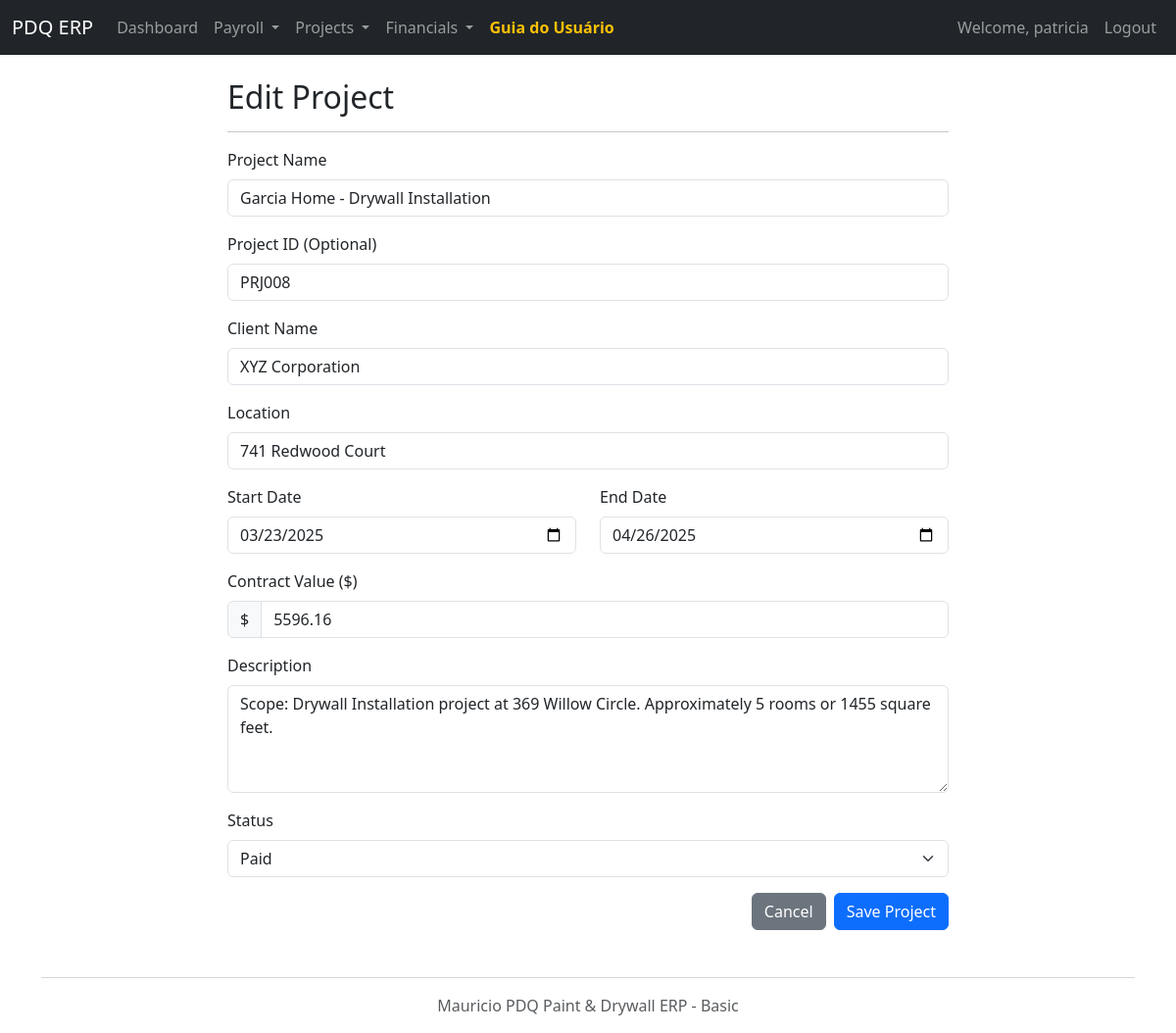
Before: /project/edit/8 (signed in) with the older database file.
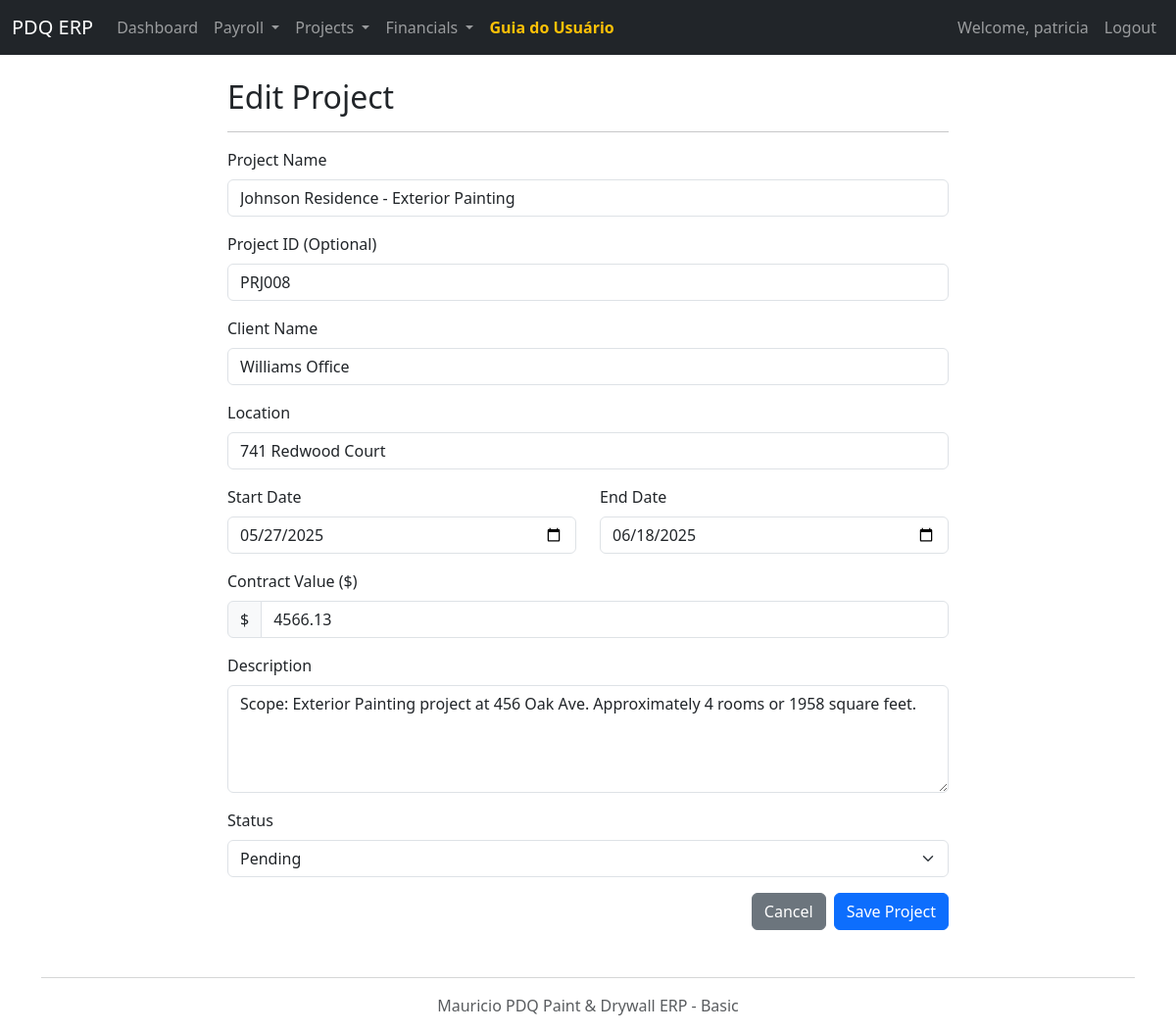
After: the same page with the newer database file.
### models.py (models this page shows, shortened)
class Project(db.Model):
    id = db.Column(db.Integer, primary_key=True)
    name = db.Column(db.String(150), nullable=False)
    project_id_str = db.Column(db.String(50), unique=True)
    client_name = db.Column(db.String(100))
    location = db.Column(db.String(200))
    start_date = db.Column(db.Date)
    end_date = db.Column(db.Date)
    contract_value = db.Column(db.Float)
    description = db.Column(db.Text)
    status = db.Column(db.Enum(ProjectStatus), default=ProjectStatus.PENDING, nullable=False)

### app.py (the view, shortened to what this page needs)
@app.route('/project/edit/<int:id>', methods=['GET', 'POST'])
@login_required
def edit_project(id):
    project = db.session.get(Project, id)
    if not project:
        flash('Project not found.', 'danger')
        return redirect(url_for('projects')), 404
    form = ProjectForm(obj=project)
    if request.method == 'GET':
        form.status.data = project.status.name
    return render_template('project_form.html', form=form, title="Edit Project", project=project)

### forms.py
class ProjectForm(FlaskForm):
    name = StringField('Project Name', validators=[DataRequired()])
    project_id_str = StringField('Project ID (Optional)')
    client_name = StringField('Client Name')
    location = StringField('Location')
    start_date = DateField('Start Date', validators=[Optional()])
    end_date = DateField('End Date', validators=[Optional(), validate_end_after_start])
    contract_value = FloatField('Contract Value ($)', validators=[Optional(), NumberRange(min=0, message="Contract value cannot be negative")])
    description = TextAreaField('Description')
    status = SelectField('Status', choices=[(ps.name, ps.value) for ps in ProjectStatus], default=ProjectStatus.PENDING.name, validators=[DataRequired()])
    submit = SubmitField('Save Project')

### app.py (called while the page is built)
def login_required(f):
    @wraps(f)
    def decorated_function(*args, **kwargs):
        if 'user_id' not in session:
            flash('Please log in to access this page.', 'danger')
            return redirect(url_for('login'))
        return f(*args, **kwargs)
    return decorated_function

### templates/project_form.html (shortened to what this page needs)
{% extends "layout.html" %}
{% block content %}
<div class="row">
    <div class="col-lg-8 offset-lg-2">
        <h2>{{ title }}</h2>
        <hr>
        <form method="POST" novalidate>
            <div class="mb-3">
                {{ form.name.label(class="form-label") }}
                {{ form.name(class="form-control" + (" is-invalid" if form.name.errors else "")) }}
            </div>
            <div class="mb-3">
                {{ form.project_id_str.label(class="form-label") }}
                {{ form.project_id_str(class="form-control" + (" is-invalid" if form.project_id_str.errors else "")) }}
            </div>
            <div class="mb-3">
                {{ form.client_name.label(class="form-label") }}
                {{ form.client_name(class="form-control" + (" is-invalid" if form.client_name.errors else "")) }}
            </div>
            <div class="mb-3">
                {{ form.location.label(class="form-label") }}
                {{ form.location(class="form-control" + (" is-invalid" if form.location.errors else "")) }}
            </div>
            <div class="row">
                <div class="col-md-6 mb-3">
                    {{ form.start_date.label(class="form-label") }}
                    {{ form.start_date(class="form-control" + (" is-invalid" if form.start_date.errors else ""), type="date") }}
                </div>
                <div class="col-md-6 mb-3">
                    {{ form.end_date.label(class="form-label") }}
                    {{ form.end_date(class="form-control" + (" is-invalid" if form.end_date.errors else ""), type="date") }}
                </div>
            </div>
            <div class="mb-3">
                {{ form.contract_value.label(class="form-label") }}
                <div class="input-group">
                    <span class="input-group-text">$</span>
                    {{ form.contract_value(class="form-control" + (" is-invalid" if form.contract_value.errors else "")) }}
                </div>
            </div>
            <div class="mb-3">
                {{ form.description.label(class="form-label") }}
                {{ form.description(class="form-control" + (" is-invalid" if form.description.errors else ""), rows=4) }}
            </div>
            <div class="mb-3">
                {{ form.status.label(class="form-label") }}
                {{ form.status(class="form-select" + (" is-invalid" if form.status.errors else "")) }}
            </div>
            <div class="d-grid gap-2 d-md-flex justify-content-md-end">
                <a href="{{ url_for('projects') }}" class="btn btn-secondary">Cancel</a>
                {{ form.submit(class="btn btn-primary") }}
            </div>
        </form>
    </div>
</div>
{% endblock %}

Changed rows visible on the page:
changed Project "PRJ008": name "Garcia Home - Drywall Installation" → "Johnson Residence - Exterior Painting"; client_name "XYZ Corporation" → "Williams Office"; start_date "03/23/2025" → "05/27/2025"; end_date "04/26/2025" → "06/18/2025"; contract_value "5596.16" → "4566.13"; description "Scope: Drywall Installation project at 369 Willow Circle. Approximately 5 rooms or 1455 square feet." → "Scope: Exterior Painting project at 456 Oak Ave. Approximately 4 rooms or 1958 square feet."; status "Paid" → "Pending"
